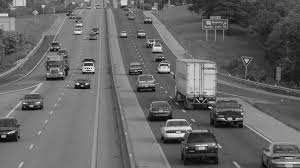
#> input picture image.png, 300 x 168 px
$ python 'Facial Recongition 3.py'
#> lines starting #> are read from the running program, lines starting #| are printed output that depends on the picture; after the words box and inside, x2 and y2 are one past the last pixel; in counts of white or black regions, pixels touching at a corner belong together
#Image Operations
import numpy as np
import cv2

img = cv2.imread('image.png', cv2.IMREAD_COLOR)
#> img is the input picture: shape (168, 300, 3); min 0, max 255, mean 102.4


img[55,55] = [255,255,255]
#> img: shape (168, 300, 3); under 0.01% of pixels changed, all inside (x1, y1, x2, y2) = (55, 55, 56, 56)
px = img[55,55]
#> px = [255, 255, 255]

roi = img[100:150,100:150] = [255,255,255]
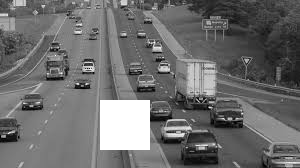
#> img: shape (168, 300, 3); min 0, max 255, mean 109.3

shape  = img[37:111,107:194]
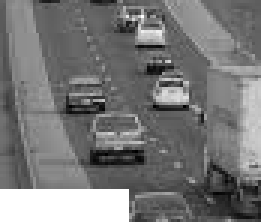
#> shape: shape (74, 87, 3) (shown 3 times larger); min 0, max 255, mean 119.3
img[0:74,0:87] = shape
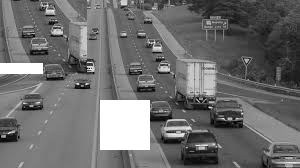
#> img: shape (168, 300, 3); 12.68% of pixels changed, all inside (x1, y1, x2, y2) = (0, 0, 87, 74)

cv2.imshow('image', img)
cv2.waitKey(0)
cv2.destroyAllWindows()
